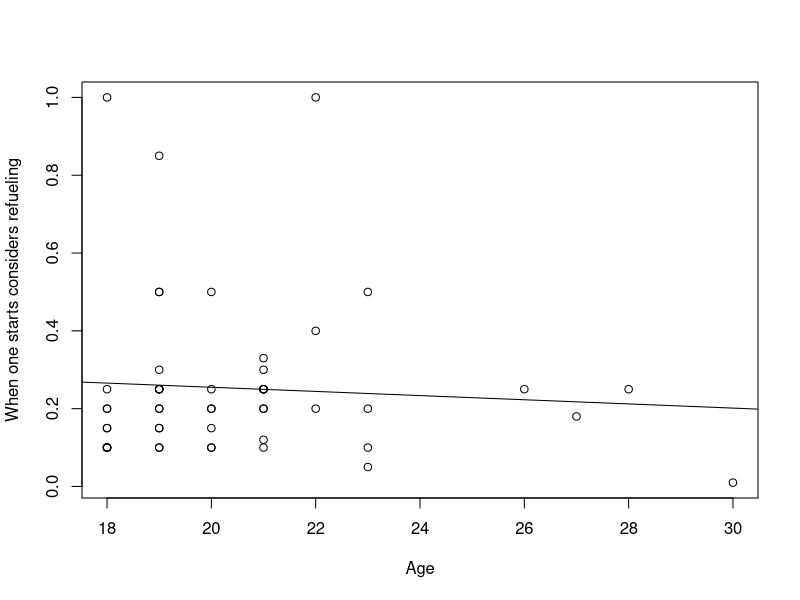

Reproduce this figure in R.
## ---- chunk 1
library(readxl)
survey <- read_excel("survey_test.xlsx")
plot(survey$age, survey$`con refuel %`, xlab="Age", ylab="When one starts considers refueling")
x <- lm(survey$`con refuel %` ~ survey$age)
abline(x)
